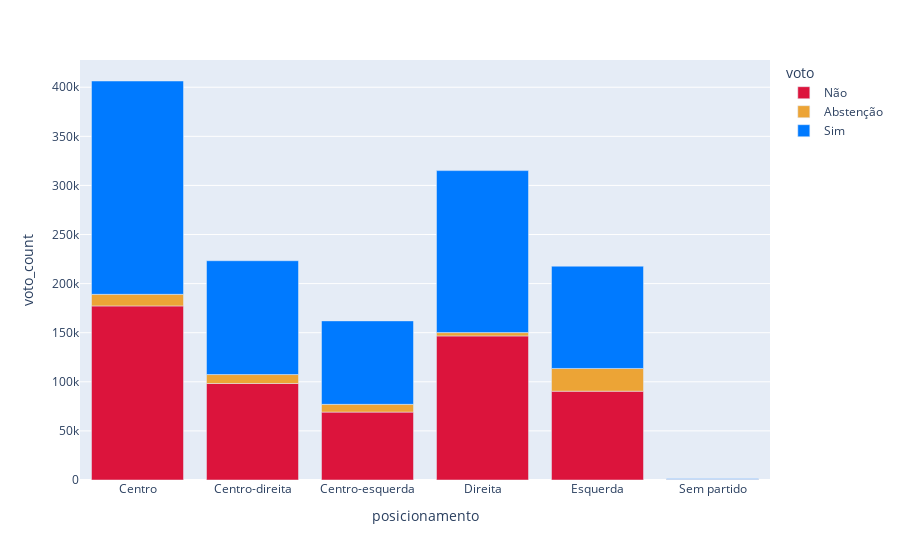

This figure's notebook cell:
### Code cell
import plotly.express as px
fig = px.bar(
    pos_votos, 
    x="posicionamento",
    color="voto",
    color_discrete_map={
        "Sim": 'rgb(0, 122, 255)',
        "Não": 'rgb(220, 20, 60)',
        "Abstenção": 'rgb(236, 164, 54)'
    },
    y="voto_count"
)
fig.show()

### Figure 1 — Plotly figure (JSON) as saved in the notebook; plotly's stock layout.template omitted (floating-point values rounded to 4 significant figures)
{"data": [{"alignmentgroup": "True", "hovertemplate": "voto=Não<br>posicionamento=%{x}<br>voto_count=%{y}<extra></extra>", "legendgroup": "Não", "marker": {"color": "rgb(220, 20, 60)", "pattern": {"shape": ""}}, "name": "Não", "offsetgroup": "Não", "orientation": "v", "showlegend": true, "textposition": "auto", "type": "bar", "x": ["Centro", "Centro-direita", "Centro-esquerda", "Direita", "Esquerda", "Sem partido"], "xaxis": "x", "y": [177283, 98261, 69139, 146730, 90448, 554], "yaxis": "y"}, {"alignmentgroup": "True", "hovertemplate": "voto=Abstenção<br>posicionamento=%{x}<br>voto_count=%{y}<extra></extra>", "legendgroup": "Abstenção", "marker": {"color": "rgb(236, 164, 54)", "pattern": {"shape": ""}}, "name": "Abstenção", "offsetgroup": "Abstenção", "orientation": "v", "showlegend": true, "textposition": "auto", "type": "bar", "x": ["Centro", "Centro-direita", "Centro-esquerda", "Direita", "Esquerda", "Sem partido"], "xaxis": "x", "y": [11807, 9115, 7908, 3386, 23147, 89], "yaxis": "y"}, {"alignmentgroup": "True", "hovertemplate": "voto=Sim<br>posicionamento=%{x}<br>voto_count=%{y}<extra></extra>", "legendgroup": "Sim", "marker": {"color": "rgb(0, 122, 255)", "pattern": {"shape": ""}}, "name": "Sim", "offsetgroup": "Sim", "orientation": "v", "showlegend": true, "textposition": "auto", "type": "bar", "x": ["Centro", "Centro-direita", "Centro-esquerda", "Direita", "Esquerda", "Sem partido"], "xaxis": "x", "y": [217254, 115931, 84998, 164982, 104161, 602], "yaxis": "y"}], "layout": {"barmode": "relative", "legend": {"title": {"text": "voto"}, "tracegroupgap": 0}, "margin": {"t": 60}, "xaxis": {"anchor": "y", "domain": [0, 1], "title": {"text": "posicionamento"}}, "yaxis": {"anchor": "x", "domain": [0, 1], "title": {"text": "voto_count"}}}}
